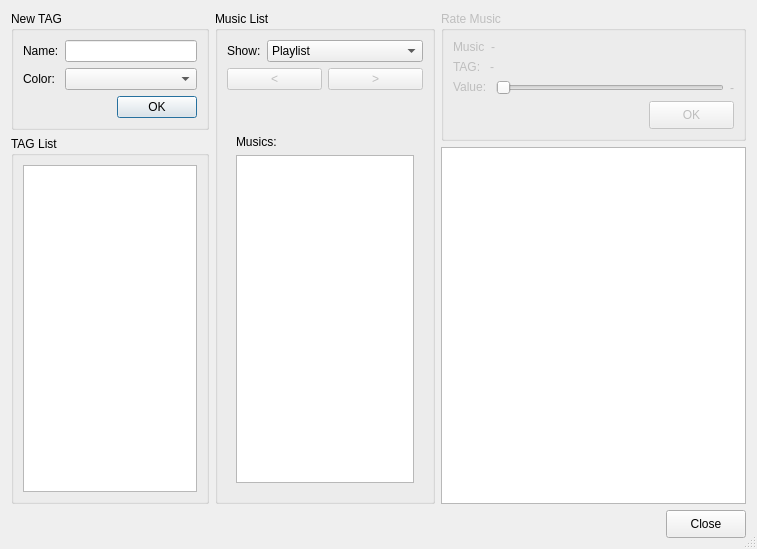
<?xml version="1.0" encoding="UTF-8"?>
<ui version="4.0">
 <class>Dialog</class>
 <widget class="QDialog" name="Dialog">
  <property name="windowModality">
   <enum>Qt::NonModal</enum>
  </property>
  <property name="geometry">
   <rect>
    <x>0</x>
    <y>0</y>
    <width>757</width>
    <height>549</height>
   </rect>
  </property>
  <property name="sizePolicy">
   <sizepolicy hsizetype="Expanding" vsizetype="Expanding">
    <horstretch>0</horstretch>
    <verstretch>0</verstretch>
   </sizepolicy>
  </property>
  <property name="windowTitle">
   <string>Gerenciar Tags</string>
  </property>
  <property name="locale">
   <locale language="English" country="UnitedStates"/>
  </property>
  <property name="windowFilePath">
   <string notr="true"/>
  </property>
  <property name="sizeGripEnabled">
   <bool>true</bool>
  </property>
  <layout class="QGridLayout" name="gridLayout_8">
   <item row="0" column="0">
    <widget class="QGroupBox" name="panIncluirTag">
     <property name="sizePolicy">
      <sizepolicy hsizetype="Expanding" vsizetype="Fixed">
       <horstretch>0</horstretch>
       <verstretch>0</verstretch>
      </sizepolicy>
     </property>
     <property name="maximumSize">
      <size>
       <width>290</width>
       <height>150</height>
      </size>
     </property>
     <property name="title">
      <string>New TAG</string>
     </property>
     <layout class="QGridLayout" name="gridLayout">
      <item row="0" column="0">
       <layout class="QHBoxLayout" name="horizontalLayout">
        <property name="spacing">
         <number>6</number>
        </property>
        <item>
         <widget class="QLabel" name="label_4">
          <property name="text">
           <string>Name:</string>
          </property>
         </widget>
        </item>
        <item>
         <widget class="QLineEdit" name="txtTag">
          <property name="enabled">
           <bool>true</bool>
          </property>
          <property name="sizePolicy">
           <sizepolicy hsizetype="Expanding" vsizetype="Fixed">
            <horstretch>0</horstretch>
            <verstretch>0</verstretch>
           </sizepolicy>
          </property>
         </widget>
        </item>
       </layout>
      </item>
      <item row="1" column="0">
       <layout class="QHBoxLayout" name="horizontalLayout_2">
        <property name="spacing">
         <number>10</number>
        </property>
        <item>
         <widget class="QLabel" name="label_5">
          <property name="text">
           <string>Color:</string>
          </property>
         </widget>
        </item>
        <item>
         <widget class="KColorCombo" name="cboColor">
          <property name="sizePolicy">
           <sizepolicy hsizetype="Expanding" vsizetype="Fixed">
            <horstretch>0</horstretch>
            <verstretch>0</verstretch>
           </sizepolicy>
          </property>
         </widget>
        </item>
       </layout>
      </item>
      <item row="2" column="0">
       <layout class="QHBoxLayout" name="horizontalLayout_3">
        <item>
         <spacer name="horizontalSpacer">
          <property name="orientation">
           <enum>Qt::Horizontal</enum>
          </property>
          <property name="sizeHint" stdset="0">
           <size>
            <width>40</width>
            <height>20</height>
           </size>
          </property>
         </spacer>
        </item>
        <item>
         <widget class="QPushButton" name="btnIncluir">
          <property name="enabled">
           <bool>true</bool>
          </property>
          <property name="sizePolicy">
           <sizepolicy hsizetype="Preferred" vsizetype="Preferred">
            <horstretch>0</horstretch>
            <verstretch>0</verstretch>
           </sizepolicy>
          </property>
          <property name="toolTip">
           <string/>
          </property>
          <property name="text">
           <string>OK</string>
          </property>
         </widget>
        </item>
       </layout>
      </item>
     </layout>
    </widget>
   </item>
   <item row="0" column="1" rowspan="3">
    <widget class="QGroupBox" name="panTrackBrowser">
     <property name="sizePolicy">
      <sizepolicy hsizetype="Expanding" vsizetype="Expanding">
       <horstretch>220</horstretch>
       <verstretch>0</verstretch>
      </sizepolicy>
     </property>
     <property name="minimumSize">
      <size>
       <width>220</width>
       <height>0</height>
      </size>
     </property>
     <property name="title">
      <string>Music List</string>
     </property>
     <layout class="QGridLayout" name="gridLayout_4">
      <item row="0" column="0">
       <layout class="QVBoxLayout" name="verticalLayout_2">
        <item>
         <layout class="QVBoxLayout" name="verticalLayout">
          <property name="spacing">
           <number>6</number>
          </property>
          <item>
           <layout class="QHBoxLayout" name="horizontalLayout_8">
            <item>
             <widget class="QLabel" name="label_6">
              <property name="text">
               <string>Show:</string>
              </property>
             </widget>
            </item>
            <item>
             <widget class="QComboBox" name="cboMostrar">
              <property name="sizePolicy">
               <sizepolicy hsizetype="Expanding" vsizetype="Preferred">
                <horstretch>0</horstretch>
                <verstretch>0</verstretch>
               </sizepolicy>
              </property>
              <property name="minimumSize">
               <size>
                <width>0</width>
                <height>0</height>
               </size>
              </property>
              <property name="maximumSize">
               <size>
                <width>16777215</width>
                <height>16777215</height>
               </size>
              </property>
              <property name="cursor">
               <cursorShape>PointingHandCursor</cursorShape>
              </property>
              <property name="locale">
               <locale language="English" country="UnitedStates"/>
              </property>
              <item>
               <property name="text">
                <string>Playlist</string>
               </property>
              </item>
              <item>
               <property name="text">
                <string>Collection</string>
               </property>
              </item>
             </widget>
            </item>
           </layout>
          </item>
          <item>
           <layout class="QHBoxLayout" name="horizontalLayout_9">
            <item>
             <widget class="QPushButton" name="btnVoltar">
              <property name="enabled">
               <bool>false</bool>
              </property>
              <property name="toolTip">
               <string>Clique para voltar</string>
              </property>
              <property name="text">
               <string>&lt;</string>
              </property>
             </widget>
            </item>
            <item>
             <widget class="QPushButton" name="btnAvancar">
              <property name="enabled">
               <bool>false</bool>
              </property>
              <property name="toolTip">
               <string>Clique para ir para próxima página</string>
              </property>
              <property name="text">
               <string>&gt;</string>
              </property>
             </widget>
            </item>
           </layout>
          </item>
         </layout>
        </item>
        <item>
         <spacer name="verticalSpacer_2">
          <property name="orientation">
           <enum>Qt::Vertical</enum>
          </property>
          <property name="sizeType">
           <enum>QSizePolicy::Fixed</enum>
          </property>
          <property name="sizeHint" stdset="0">
           <size>
            <width>20</width>
            <height>30</height>
           </size>
          </property>
         </spacer>
        </item>
        <item>
         <widget class="QStackedWidget" name="bookLists">
          <property name="sizePolicy">
           <sizepolicy hsizetype="Expanding" vsizetype="Expanding">
            <horstretch>0</horstretch>
            <verstretch>0</verstretch>
           </sizepolicy>
          </property>
          <property name="minimumSize">
           <size>
            <width>0</width>
            <height>340</height>
           </size>
          </property>
          <property name="frameShape">
           <enum>QFrame::NoFrame</enum>
          </property>
          <property name="currentIndex">
           <number>2</number>
          </property>
          <widget class="QWidget" name="pageArtistas">
           <layout class="QGridLayout" name="gridLayout_3">
            <item row="2" column="0">
             <widget class="QLabel" name="label_7">
              <property name="sizePolicy">
               <sizepolicy hsizetype="Fixed" vsizetype="Preferred">
                <horstretch>0</horstretch>
                <verstretch>0</verstretch>
               </sizepolicy>
              </property>
              <property name="text">
               <string>Artist</string>
              </property>
             </widget>
            </item>
            <item row="3" column="0">
             <widget class="QListWidget" name="lstArtistas">
              <property name="minimumSize">
               <size>
                <width>0</width>
                <height>0</height>
               </size>
              </property>
             </widget>
            </item>
           </layout>
          </widget>
          <widget class="QWidget" name="pageAlbums">
           <layout class="QGridLayout" name="gridLayout_5">
            <item row="0" column="0">
             <widget class="QLabel" name="lblAlbums">
              <property name="sizePolicy">
               <sizepolicy hsizetype="Fixed" vsizetype="Preferred">
                <horstretch>0</horstretch>
                <verstretch>0</verstretch>
               </sizepolicy>
              </property>
              <property name="text">
               <string>Albums:</string>
              </property>
             </widget>
            </item>
            <item row="1" column="0">
             <widget class="QListWidget" name="lstAlbums">
              <property name="minimumSize">
               <size>
                <width>0</width>
                <height>0</height>
               </size>
              </property>
             </widget>
            </item>
           </layout>
          </widget>
          <widget class="QWidget" name="pageMusicas">
           <layout class="QGridLayout" name="gridLayout_6">
            <item row="0" column="0">
             <widget class="QLabel" name="lblLista">
              <property name="sizePolicy">
               <sizepolicy hsizetype="Fixed" vsizetype="Preferred">
                <horstretch>0</horstretch>
                <verstretch>0</verstretch>
               </sizepolicy>
              </property>
              <property name="text">
               <string>Musics:</string>
              </property>
             </widget>
            </item>
            <item row="1" column="0">
             <widget class="QListWidget" name="lstMusicas">
              <property name="minimumSize">
               <size>
                <width>0</width>
                <height>0</height>
               </size>
              </property>
             </widget>
            </item>
           </layout>
          </widget>
         </widget>
        </item>
       </layout>
      </item>
     </layout>
    </widget>
   </item>
   <item row="0" column="2" rowspan="2">
    <widget class="QGroupBox" name="panAvaliarMusica">
     <property name="enabled">
      <bool>false</bool>
     </property>
     <property name="sizePolicy">
      <sizepolicy hsizetype="Expanding" vsizetype="Fixed">
       <horstretch>0</horstretch>
       <verstretch>0</verstretch>
      </sizepolicy>
     </property>
     <property name="minimumSize">
      <size>
       <width>0</width>
       <height>0</height>
      </size>
     </property>
     <property name="toolTip">
      <string>Escolha uma tag e uma música</string>
     </property>
     <property name="title">
      <string>Rate Music</string>
     </property>
     <layout class="QGridLayout" name="gridLayout_7">
      <item row="0" column="0">
       <layout class="QHBoxLayout" name="horizontalLayout_6">
        <item>
         <widget class="QLabel" name="label">
          <property name="sizePolicy">
           <sizepolicy hsizetype="Fixed" vsizetype="Fixed">
            <horstretch>0</horstretch>
            <verstretch>0</verstretch>
           </sizepolicy>
          </property>
          <property name="text">
           <string>Music</string>
          </property>
         </widget>
        </item>
        <item>
         <widget class="QLabel" name="lblMusica">
          <property name="sizePolicy">
           <sizepolicy hsizetype="Expanding" vsizetype="Expanding">
            <horstretch>0</horstretch>
            <verstretch>0</verstretch>
           </sizepolicy>
          </property>
          <property name="minimumSize">
           <size>
            <width>0</width>
            <height>0</height>
           </size>
          </property>
          <property name="text">
           <string>-</string>
          </property>
         </widget>
        </item>
       </layout>
      </item>
      <item row="1" column="0">
       <layout class="QHBoxLayout" name="horizontalLayout_4">
        <item>
         <widget class="QLabel" name="label_2">
          <property name="sizePolicy">
           <sizepolicy hsizetype="Fixed" vsizetype="Fixed">
            <horstretch>0</horstretch>
            <verstretch>0</verstretch>
           </sizepolicy>
          </property>
          <property name="text">
           <string>TAG: </string>
          </property>
         </widget>
        </item>
        <item>
         <widget class="QLabel" name="lblTag">
          <property name="sizePolicy">
           <sizepolicy hsizetype="Expanding" vsizetype="Expanding">
            <horstretch>0</horstretch>
            <verstretch>0</verstretch>
           </sizepolicy>
          </property>
          <property name="minimumSize">
           <size>
            <width>0</width>
            <height>0</height>
           </size>
          </property>
          <property name="text">
           <string>-</string>
          </property>
         </widget>
        </item>
       </layout>
      </item>
      <item row="2" column="0">
       <layout class="QHBoxLayout" name="horizontalLayout_5">
        <item>
         <widget class="QLabel" name="label_3">
          <property name="sizePolicy">
           <sizepolicy hsizetype="Fixed" vsizetype="Fixed">
            <horstretch>0</horstretch>
            <verstretch>0</verstretch>
           </sizepolicy>
          </property>
          <property name="text">
           <string>Value: </string>
          </property>
         </widget>
        </item>
        <item>
         <widget class="QSlider" name="sldValor">
          <property name="enabled">
           <bool>false</bool>
          </property>
          <property name="maximum">
           <number>100</number>
          </property>
          <property name="singleStep">
           <number>10</number>
          </property>
          <property name="tracking">
           <bool>true</bool>
          </property>
          <property name="orientation">
           <enum>Qt::Horizontal</enum>
          </property>
          <property name="tickPosition">
           <enum>QSlider::NoTicks</enum>
          </property>
         </widget>
        </item>
        <item>
         <widget class="QLabel" name="lblValue">
          <property name="text">
           <string>-</string>
          </property>
         </widget>
        </item>
       </layout>
      </item>
      <item row="3" column="0">
       <layout class="QHBoxLayout" name="horizontalLayout_7">
        <item>
         <spacer name="horizontalSpacer_2">
          <property name="orientation">
           <enum>Qt::Horizontal</enum>
          </property>
          <property name="sizeHint" stdset="0">
           <size>
            <width>278</width>
            <height>20</height>
           </size>
          </property>
         </spacer>
        </item>
        <item>
         <widget class="QPushButton" name="btnAvaliar">
          <property name="enabled">
           <bool>false</bool>
          </property>
          <property name="sizePolicy">
           <sizepolicy hsizetype="Preferred" vsizetype="Preferred">
            <horstretch>0</horstretch>
            <verstretch>0</verstretch>
           </sizepolicy>
          </property>
          <property name="minimumSize">
           <size>
            <width>85</width>
            <height>28</height>
           </size>
          </property>
          <property name="toolTip">
           <string>Clique para atribuir o valor da tag selecionada à música selecionada</string>
          </property>
          <property name="text">
           <string>OK</string>
          </property>
         </widget>
        </item>
       </layout>
      </item>
     </layout>
    </widget>
   </item>
   <item row="1" column="0" rowspan="2">
    <widget class="QGroupBox" name="panTagsCadastradas">
     <property name="sizePolicy">
      <sizepolicy hsizetype="Expanding" vsizetype="Expanding">
       <horstretch>0</horstretch>
       <verstretch>0</verstretch>
      </sizepolicy>
     </property>
     <property name="minimumSize">
      <size>
       <width>180</width>
       <height>0</height>
      </size>
     </property>
     <property name="title">
      <string>TAG List</string>
     </property>
     <layout class="QGridLayout" name="gridLayout_2">
      <item row="0" column="0">
       <widget class="QListWidget" name="lstTagsCadastradas">
        <property name="toolTip">
         <string>Click twice to modify</string>
        </property>
       </widget>
      </item>
     </layout>
    </widget>
   </item>
   <item row="2" column="2">
    <widget class="QGraphicsView" name="ratingView">
     <property name="sizePolicy">
      <sizepolicy hsizetype="Expanding" vsizetype="Expanding">
       <horstretch>0</horstretch>
       <verstretch>0</verstretch>
      </sizepolicy>
     </property>
     <property name="minimumSize">
      <size>
       <width>0</width>
       <height>0</height>
      </size>
     </property>
     <property name="verticalScrollBarPolicy">
      <enum>Qt::ScrollBarAsNeeded</enum>
     </property>
     <property name="horizontalScrollBarPolicy">
      <enum>Qt::ScrollBarAsNeeded</enum>
     </property>
     <property name="sceneRect">
      <rectf>
       <x>0.000000000000000</x>
       <y>0.000000000000000</y>
       <width>300.000000000000000</width>
       <height>350.000000000000000</height>
      </rectf>
     </property>
     <property name="alignment">
      <set>Qt::AlignLeading|Qt::AlignLeft|Qt::AlignTop</set>
     </property>
     <property name="resizeAnchor">
      <enum>QGraphicsView::NoAnchor</enum>
     </property>
    </widget>
   </item>
   <item row="3" column="0" colspan="3">
    <layout class="QHBoxLayout" name="horizontalLayout_10">
     <property name="spacing">
      <number>0</number>
     </property>
     <item>
      <spacer name="horizontalSpacer_3">
       <property name="orientation">
        <enum>Qt::Horizontal</enum>
       </property>
       <property name="sizeHint" stdset="0">
        <size>
         <width>40</width>
         <height>20</height>
        </size>
       </property>
      </spacer>
     </item>
     <item>
      <widget class="QPushButton" name="btnFechar">
       <property name="sizePolicy">
        <sizepolicy hsizetype="Minimum" vsizetype="Fixed">
         <horstretch>0</horstretch>
         <verstretch>0</verstretch>
        </sizepolicy>
       </property>
       <property name="minimumSize">
        <size>
         <width>0</width>
         <height>28</height>
        </size>
       </property>
       <property name="text">
        <string>Close</string>
       </property>
      </widget>
     </item>
    </layout>
   </item>
  </layout>
 </widget>
 <customwidgets>
  <customwidget>
   <class>KColorCombo</class>
   <extends>QComboBox</extends>
   <header>kcolorcombo.h</header>
  </customwidget>
 </customwidgets>
 <tabstops>
  <tabstop>txtTag</tabstop>
  <tabstop>btnIncluir</tabstop>
  <tabstop>lstTagsCadastradas</tabstop>
  <tabstop>sldValor</tabstop>
  <tabstop>btnAvaliar</tabstop>
 </tabstops>
 <resources/>
 <connections/>
</ui>
